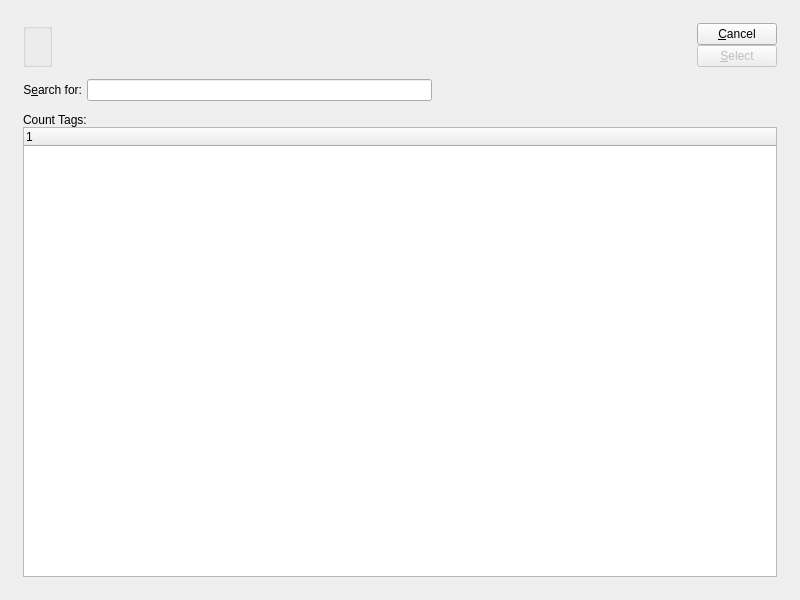
<?xml version="1.0" encoding="UTF-8"?>
<ui version="4.0">
 <comment>This file is part of the xTuple ERP: PostBooks Edition, a free and
open source Enterprise Resource Planning software suite,
Copyright (c) 1999-2018 by OpenMFG LLC, d/b/a xTuple.
It is licensed to you under the Common Public Attribution License
version 1.0, the full text of which (including xTuple-specific Exhibits)
is available at www.xtuple.com/CPAL.  By using this software, you agree
to be bound by its terms.</comment>
 <class>countTagList</class>
 <widget class="QDialog" name="countTagList">
  <property name="geometry">
   <rect>
    <x>0</x>
    <y>0</y>
    <width>800</width>
    <height>600</height>
   </rect>
  </property>
  <property name="windowTitle">
   <string>Count Tag List</string>
  </property>
  <layout class="QGridLayout" name="gridLayout_3">
   <item row="0" column="0">
    <layout class="QGridLayout" name="gridLayout_2">
     <property name="margin">
      <number>12</number>
     </property>
     <property name="spacing">
      <number>12</number>
     </property>
     <item row="0" column="0">
      <layout class="QHBoxLayout">
       <property name="spacing">
        <number>7</number>
       </property>
       <item>
        <layout class="QVBoxLayout">
         <property name="spacing">
          <number>5</number>
         </property>
         <item>
          <layout class="QHBoxLayout">
           <property name="spacing">
            <number>0</number>
           </property>
           <item>
            <widget class="WarehouseGroup" name="_warehouse">
             <property name="title">
              <string/>
             </property>
             <property name="fixedSize">
              <bool>false</bool>
             </property>
            </widget>
           </item>
           <item>
            <spacer>
             <property name="orientation">
              <enum>Qt::Horizontal</enum>
             </property>
             <property name="sizeType">
              <enum>QSizePolicy::Expanding</enum>
             </property>
             <property name="sizeHint" stdset="0">
              <size>
               <width>20</width>
               <height>20</height>
              </size>
             </property>
            </spacer>
           </item>
          </layout>
         </item>
        </layout>
       </item>
       <item>
        <layout class="QVBoxLayout">
         <property name="spacing">
          <number>0</number>
         </property>
         <item>
          <layout class="QVBoxLayout">
           <property name="spacing">
            <number>0</number>
           </property>
           <item>
            <widget class="QPushButton" name="_close">
             <property name="text">
              <string>&amp;Cancel</string>
             </property>
            </widget>
           </item>
           <item>
            <widget class="QPushButton" name="_select">
             <property name="enabled">
              <bool>false</bool>
             </property>
             <property name="text">
              <string>&amp;Select</string>
             </property>
             <property name="default">
              <bool>true</bool>
             </property>
            </widget>
           </item>
          </layout>
         </item>
         <item>
          <spacer>
           <property name="orientation">
            <enum>Qt::Vertical</enum>
           </property>
           <property name="sizeType">
            <enum>QSizePolicy::Expanding</enum>
           </property>
           <property name="sizeHint" stdset="0">
            <size>
             <width>20</width>
             <height>0</height>
            </size>
           </property>
          </spacer>
         </item>
        </layout>
       </item>
      </layout>
     </item>
     <item row="2" column="0">
      <widget class="QFrame" name="_frame">
       <property name="sizePolicy">
        <sizepolicy hsizetype="Preferred" vsizetype="Expanding">
         <horstretch>0</horstretch>
         <verstretch>1</verstretch>
        </sizepolicy>
       </property>
       <property name="frameShape">
        <enum>QFrame::NoFrame</enum>
       </property>
       <property name="frameShadow">
        <enum>QFrame::Raised</enum>
       </property>
       <layout class="QGridLayout" name="gridLayout">
        <property name="margin">
         <number>0</number>
        </property>
        <item row="0" column="0">
         <layout class="QVBoxLayout">
          <property name="spacing">
           <number>0</number>
          </property>
          <item>
           <widget class="QLabel" name="_countTagsLit">
            <property name="text">
             <string>Count Tags:</string>
            </property>
           </widget>
          </item>
          <item>
           <widget class="XTreeWidget" name="_cnttag"/>
          </item>
         </layout>
        </item>
       </layout>
      </widget>
     </item>
     <item row="1" column="0">
      <layout class="QHBoxLayout">
       <property name="spacing">
        <number>5</number>
       </property>
       <item>
        <widget class="QLabel" name="_searchForLit">
         <property name="text">
          <string>S&amp;earch for:</string>
         </property>
         <property name="alignment">
          <set>Qt::AlignRight|Qt::AlignTrailing|Qt::AlignVCenter</set>
         </property>
         <property name="buddy">
          <cstring>_searchFor</cstring>
         </property>
        </widget>
       </item>
       <item>
        <widget class="XLineEdit" name="_searchFor"/>
       </item>
       <item>
        <spacer name="horizontalSpacer">
         <property name="orientation">
          <enum>Qt::Horizontal</enum>
         </property>
         <property name="sizeHint" stdset="0">
          <size>
           <width>40</width>
           <height>20</height>
          </size>
         </property>
        </spacer>
       </item>
      </layout>
     </item>
    </layout>
   </item>
  </layout>
 </widget>
 <layoutdefault spacing="6" margin="11"/>
 <customwidgets>
  <customwidget>
   <class>WarehouseGroup</class>
   <extends>QGroupBox</extends>
   <header>warehousegroup.h</header>
   <container>1</container>
  </customwidget>
  <customwidget>
   <class>XLineEdit</class>
   <extends>QLineEdit</extends>
   <header>xlineedit.h</header>
   <container>1</container>
  </customwidget>
  <customwidget>
   <class>XTreeWidget</class>
   <extends>QTreeWidget</extends>
   <header>xtreewidget.h</header>
   <container>1</container>
  </customwidget>
 </customwidgets>
 <tabstops>
  <tabstop>_searchFor</tabstop>
  <tabstop>_warehouse</tabstop>
  <tabstop>_cnttag</tabstop>
  <tabstop>_select</tabstop>
  <tabstop>_close</tabstop>
 </tabstops>
 <includes>
  <include location="global">parameter.h</include>
 </includes>
 <resources/>
 <connections>
  <connection>
   <sender>_cnttag</sender>
   <signal>valid(bool)</signal>
   <receiver>_select</receiver>
   <slot>setEnabled(bool)</slot>
   <hints>
    <hint type="sourcelabel">
     <x>20</x>
     <y>20</y>
    </hint>
    <hint type="destinationlabel">
     <x>20</x>
     <y>20</y>
    </hint>
   </hints>
  </connection>
  <connection>
   <sender>_cnttag</sender>
   <signal>itemSelected(int)</signal>
   <receiver>_select</receiver>
   <slot>animateClick()</slot>
   <hints>
    <hint type="sourcelabel">
     <x>20</x>
     <y>20</y>
    </hint>
    <hint type="destinationlabel">
     <x>20</x>
     <y>20</y>
    </hint>
   </hints>
  </connection>
 </connections>
</ui>
